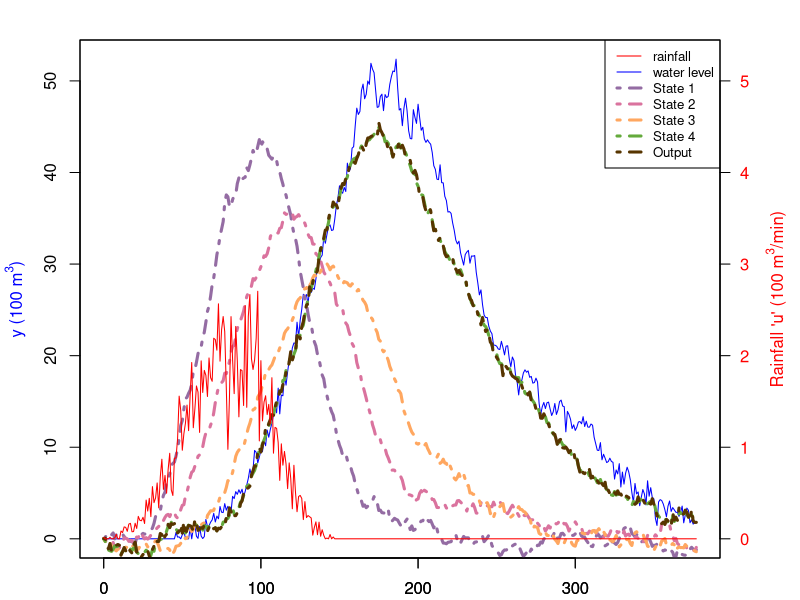

This figure's R source:
setwd(dirname(dirname(rstudioapi::getActiveDocumentContext()$path)));getwd() # automatically sets WD to repo-base

b1 <- read.csv("data/rain1.csv")
b2 <- read.csv("data/rain2.csv")
b3 <- read.csv("data/rain3.csv")
b4 <- read.csv("data/rain4.csv")
set.seed(69)

# parameters
a <- 0.04
sigma1 <- 0.1
sigma2 <- 0.1
K_states <- 4

N <- length(b1$minutes) # dependent on what experiment we use

# initial state
X <- matrix(nrow=K_states,ncol=N)
X0 <- c(0,0,0,0) # column vector
X[,1] <- X0

A <- matrix(c(1-a,0,0,0,
              a,1-a,0,0,
              0,a,1-a,0,
              0,0,a,0.98),nrow=K_states, byrow=TRUE)
B <- matrix(c(1,0,0,0),nrow=K_states) # column
C <- matrix(c(0,0,0,1),nrow=1) # row 
Sigma1 <- diag(K_states)*sigma1
Sigma2 <- matrix(sigma2)

Y <- numeric(N)
Y[1] <- C%*%X[,1] + sqrt(Sigma2) %*% rnorm(1) # scalar (the level of water in basin)

# running N steps with input u_t (rainfall)
for (I in 2:N){
  X[,I] <- A %*% X[,I-1,drop=FALSE] + B%*%b1$u[I-1] + chol(Sigma1) %*% matrix(rnorm(K_states),ncol=1) #rnorm is sqrt(|X_t-1|) = G(X_t-1)
  Y[I] <- C %*% X[,I] + sqrt(Sigma2) %*% rnorm(1)
}



### plotting
y_max <- max(b1$y)
old_mar <- par("mar")
par(mfrow=c(1,1), oma=c(0,3,0,3), mar=c(2.1, 1, 2, 1))

# right side will be the water level for, left will be input water rain

plot(b1$minutes, b1$y, col="blue", type="l", 
     xlab="Time (minutes)", ylab=expression(paste("(100 ", m^3, ")")),
     ylim=c(0, y_max))
#axis(side=2, col.axis="blue", las=1)
mtext(expression(paste("y (100 ", m^3, ")")), side=2, line=2.5, col="blue")

lw=3;lt=4
lines(b1$minutes,X[1,], col="#946ca3", lwd=lw, lty=lt)
lines(b1$minutes,X[2,], col="#da739e", lwd=lw, lty=lt)
lines(b1$minutes,X[3,], col="#ffa760", lwd=lw, lty=lt)
lines(b1$minutes,X[4,], col="#64aa3c", lwd=lw, lty=lt)
lines(b1$minutes,Y, col="#573500", lwd=lw, lty=lt)
legend("topright", 
       legend = c("rainfall", "water level", "State 1", "State 2", "State 3", "State 4", "Output"), 
       col = c("red","blue","#946ca3", "#da739e", "#ffa760", "#64aa3c", "#573500"), 
       lwd = c(1, 1, lw, lw, lw, lw, lw),
       lty = c(1, 1, lt, lt, lt, lt, lt),
       cex=0.8)

par(new=TRUE)
plot(b1$minutes, b1$u, 
     col="red", lwd=1, type="l",
     xlab="Time (minutes)", ylab="", yaxt="n",
     main="", ylim=c(0, y_max/10))
axis(side=4, col.axis="red", las=1)
mtext(expression(paste("Rainfall 'u' (100 ", m^3, "/min)")), side=4, line=2.5, col="red")
